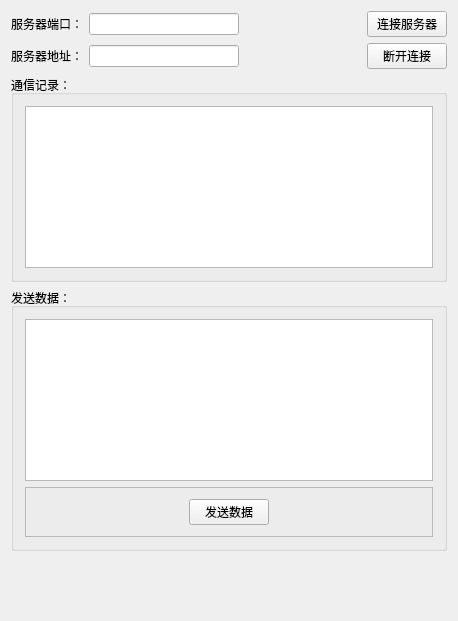
<?xml version="1.0" encoding="UTF-8"?>
<ui version="4.0">
 <class>TCPClientClass</class>
 <widget class="QWidget" name="TCPClientClass">
  <property name="geometry">
   <rect>
    <x>0</x>
    <y>0</y>
    <width>458</width>
    <height>621</height>
   </rect>
  </property>
  <property name="windowTitle">
   <string>TCPClient</string>
  </property>
  <layout class="QVBoxLayout" name="verticalLayout">
   <property name="bottomMargin">
    <number>70</number>
   </property>
   <item>
    <layout class="QHBoxLayout" name="horizontalLayout_2">
     <item>
      <layout class="QHBoxLayout" name="horizontalLayout">
       <item>
        <widget class="QLabel" name="label">
         <property name="text">
          <string>服务器端口：</string>
         </property>
        </widget>
       </item>
       <item>
        <widget class="QLineEdit" name="ServerPortLabel">
         <property name="minimumSize">
          <size>
           <width>150</width>
           <height>0</height>
          </size>
         </property>
        </widget>
       </item>
       <item>
        <spacer name="horizontalSpacer">
         <property name="orientation">
          <enum>Qt::Horizontal</enum>
         </property>
         <property name="sizeHint" stdset="0">
          <size>
           <width>40</width>
           <height>20</height>
          </size>
         </property>
        </spacer>
       </item>
      </layout>
     </item>
     <item>
      <widget class="QPushButton" name="StartConnectBtn">
       <property name="minimumSize">
        <size>
         <width>75</width>
         <height>0</height>
        </size>
       </property>
       <property name="contextMenuPolicy">
        <enum>Qt::DefaultContextMenu</enum>
       </property>
       <property name="text">
        <string>连接服务器</string>
       </property>
      </widget>
     </item>
    </layout>
   </item>
   <item>
    <layout class="QHBoxLayout" name="horizontalLayout_3">
     <item>
      <layout class="QHBoxLayout" name="horizontalLayout_4">
       <item>
        <widget class="QLabel" name="label_2">
         <property name="text">
          <string>服务器地址：</string>
         </property>
        </widget>
       </item>
       <item>
        <widget class="QLineEdit" name="ServerIPLabel">
         <property name="minimumSize">
          <size>
           <width>150</width>
           <height>0</height>
          </size>
         </property>
        </widget>
       </item>
       <item>
        <spacer name="horizontalSpacer_2">
         <property name="orientation">
          <enum>Qt::Horizontal</enum>
         </property>
         <property name="sizeHint" stdset="0">
          <size>
           <width>40</width>
           <height>20</height>
          </size>
         </property>
        </spacer>
       </item>
      </layout>
     </item>
     <item>
      <widget class="QPushButton" name="DisconnectBtn">
       <property name="minimumSize">
        <size>
         <width>75</width>
         <height>0</height>
        </size>
       </property>
       <property name="text">
        <string>断开连接</string>
       </property>
      </widget>
     </item>
    </layout>
   </item>
   <item>
    <widget class="QGroupBox" name="groupBox">
     <property name="title">
      <string>通信记录：</string>
     </property>
     <layout class="QGridLayout" name="gridLayout">
      <item row="0" column="0">
       <widget class="QTextEdit" name="MessageHistoryText"/>
      </item>
     </layout>
    </widget>
   </item>
   <item>
    <widget class="QGroupBox" name="groupBox_2">
     <property name="title">
      <string>发送数据：</string>
     </property>
     <layout class="QGridLayout" name="gridLayout_2">
      <item row="0" column="0">
       <widget class="QTextEdit" name="SendMessageText"/>
      </item>
      <item row="1" column="0">
       <widget class="QFrame" name="frame">
        <property name="frameShape">
         <enum>QFrame::StyledPanel</enum>
        </property>
        <property name="frameShadow">
         <enum>QFrame::Raised</enum>
        </property>
        <layout class="QHBoxLayout" name="horizontalLayout_5">
         <item>
          <spacer name="horizontalSpacer_3">
           <property name="orientation">
            <enum>Qt::Horizontal</enum>
           </property>
           <property name="sizeHint" stdset="0">
            <size>
             <width>40</width>
             <height>20</height>
            </size>
           </property>
          </spacer>
         </item>
         <item>
          <widget class="QPushButton" name="SendMessageBtn">
           <property name="text">
            <string>发送数据</string>
           </property>
          </widget>
         </item>
         <item>
          <spacer name="horizontalSpacer_4">
           <property name="orientation">
            <enum>Qt::Horizontal</enum>
           </property>
           <property name="sizeHint" stdset="0">
            <size>
             <width>40</width>
             <height>20</height>
            </size>
           </property>
          </spacer>
         </item>
        </layout>
       </widget>
      </item>
     </layout>
    </widget>
   </item>
  </layout>
 </widget>
 <layoutdefault spacing="6" margin="11"/>
 <resources>
  <include location="TCPClient.qrc"/>
 </resources>
 <connections/>
</ui>
